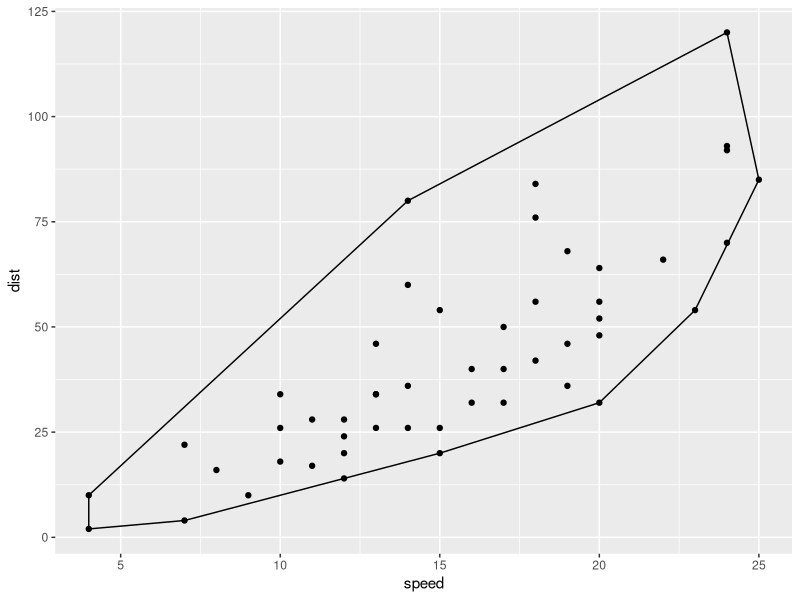
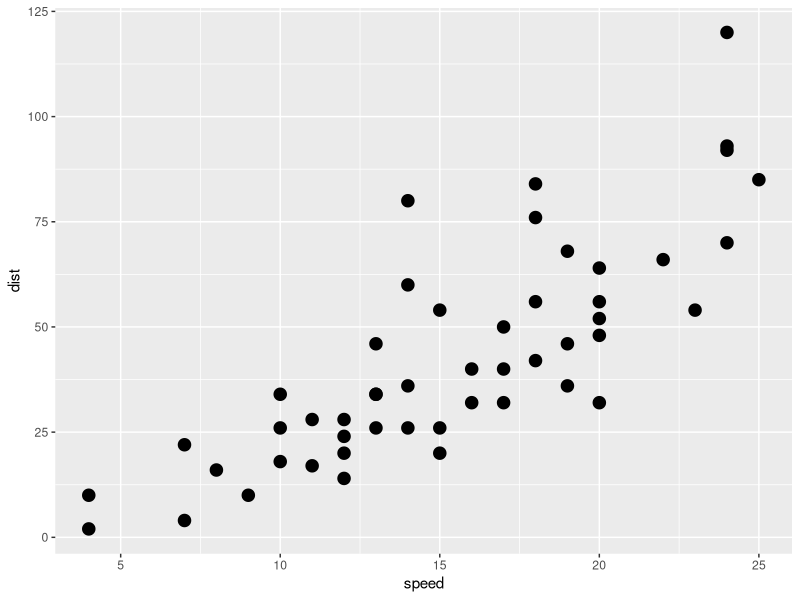

Generate these figures, in order, with R:
## ---- chunk 1
library(ggplot2)
## ---- chunk 2
StatChull <- ggproto("StatChull", Stat,
                     compute_group = function(data, scales) {
                       data[chull(data$x, data$y), , drop = FALSE]
                     },
                     required_aes = c("x", "y"))
stat_chull <- function(mapping = NULL, data = NULL, geom = "polygon",
                       position = "identity", na.rm = FALSE, show.legend = NA, 
                       inherit.aes = TRUE, ...) {
  layer(
    stat = StatChull, data = data, mapping = mapping, geom = geom, 
    position = position, show.legend = show.legend, inherit.aes = inherit.aes,
    params = list(na.rm = na.rm, ...)
  )
}

ggplot(cars, aes(speed, dist)) +
  geom_point() +
  stat_chull(fill = "transparent", color = "black")
## ---- chunk 3
GeomSimplePoint <- ggproto("GeomSimplePoint", Geom,
  required_aes = c("x", "y"),
  default_aes = aes(shape = 19, colour = "black"),
  draw_panel = function(data, panel_params, coord) {
    coords <- coord$transform(data, panel_params)
    grid::pointsGrob(
      coords$x, coords$y,
      pch = coords$shape,
      gp = grid::gpar(col = coords$colour)
    )
  }
)

geom_simple_point <- function(mapping = NULL, data = NULL, stat = "identity",
                              position = "identity", na.rm = FALSE, show.legend = NA, 
                              inherit.aes = TRUE, ...) {
  layer(
    geom = GeomSimplePoint, mapping = mapping,  data = data, stat = stat, 
    position = position, show.legend = show.legend, inherit.aes = inherit.aes,
    params = list(na.rm = na.rm, ...)
  )
}

ggplot(cars, aes(speed, dist)) + 
  geom_simple_point()
